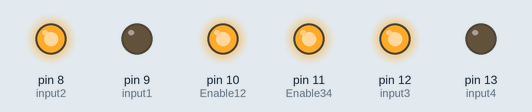
This sketch was run on a simulated Arduino Uno, built with avr-gcc and run on an emulated ATmega328P. On the bench: output pins drawn as LEDs (lit = HIGH).

Above: at 0.1 s.
Timing chart, 0 to 1.6 s (numbered marks = the images above):
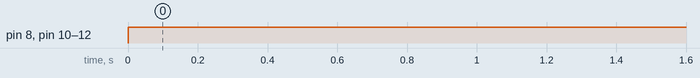

Measured:
- by itself, pin 8 (input2), pin 10 (Enable12), pin 11 (Enable34), pin 12 (input3): LOW → HIGH at 0.00 s

The sketch:

surprising_amberis1-2.ino
```cpp
int Enable34 = 11;

int input3 = 12;

int input4 = 13;

int input2 = 8;

int input1 = 9;

int Enable12 = 10;


void setup() {

pinMode(Enable34, OUTPUT);

pinMode(input3, OUTPUT);

pinMode(input4, OUTPUT);

pinMode(input2, OUTPUT);

pinMode(input1, OUTPUT);

pinMode(Enable12, OUTPUT);

}

void loop() {

digitalWrite(Enable34, HIGH);

digitalWrite(input3, HIGH);

digitalWrite(input4, LOW);

digitalWrite(input2, HIGH);

digitalWrite(input1, LOW);

digitalWrite(Enable12, HIGH);

}
```
